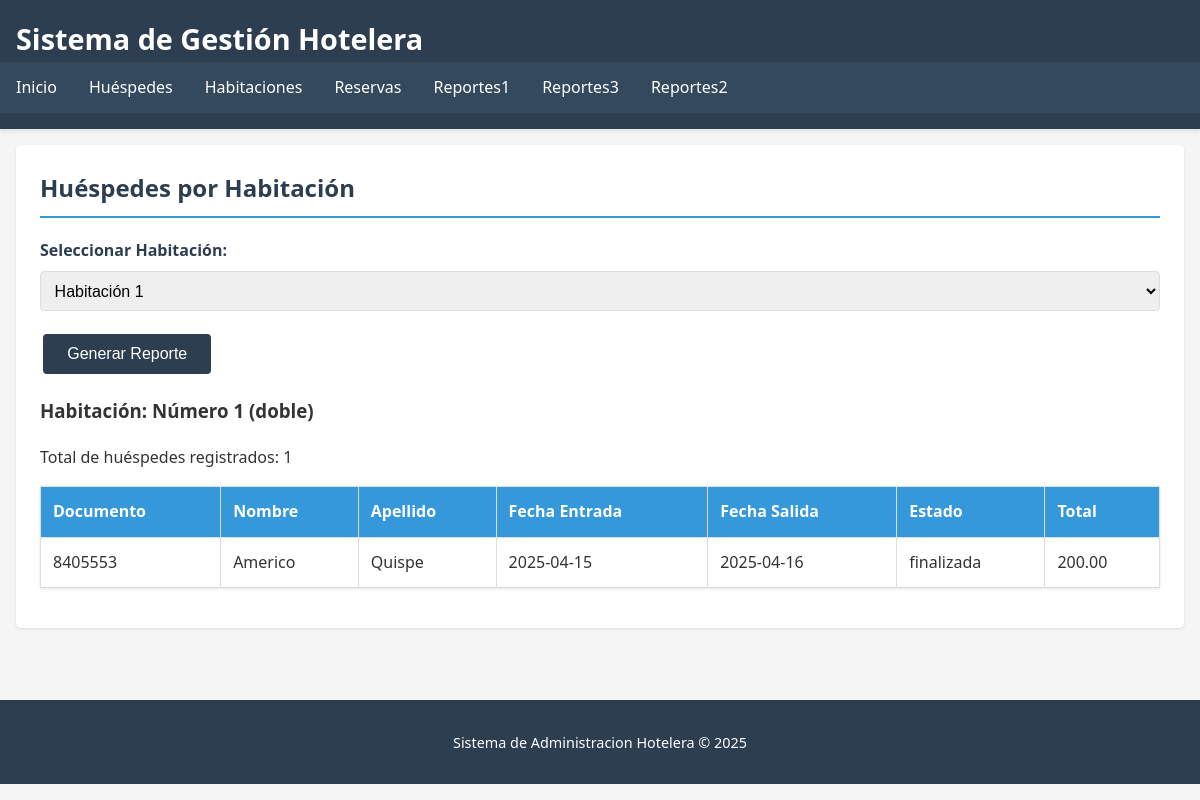
The app's page /reportes/huesped_por_habitacion.php?id_habitacion=31 with its own data.
### tables this page shows
CREATE TABLE `habitaciones` (
  `id_habitacion` int(11) NOT NULL,
  `numero` varchar(10) DEFAULT NULL,
  `tipo` enum('individual','doble','suite') NOT NULL,
  `precio_noche` decimal(10,2) NOT NULL,
  `descripcion` text DEFAULT NULL,
  `estado` enum('disponible','ocupada','mantenimiento') DEFAULT 'disponible'
);

CREATE TABLE `reservas` (
  `id_reserva` int(11) NOT NULL,
  `id_huesped` int(11) NOT NULL,
  `id_habitacion` int(11) NOT NULL,
  `fecha_entrada` date NOT NULL,
  `fecha_salida` date NOT NULL,
  `estado` enum('confirmada','cancelada','finalizada') DEFAULT 'confirmada',
  `total` decimal(10,2) DEFAULT NULL
);

CREATE TABLE `huespedes` (
  `id_huesped` int(11) NOT NULL,
  `nombre` varchar(100) NOT NULL,
  `apellido` varchar(100) NOT NULL,
  `documento` varchar(20) DEFAULT NULL,
  `nacionalidad` varchar(50) DEFAULT NULL,
  `telefono` varchar(15) DEFAULT NULL,
  `email` varchar(100) DEFAULT NULL
);

### reportes/huesped_por_habitacion.php (the view, shortened to what this page needs)
<?php
require_once('../includes/conexion.php');
$query_habitaciones = "SELECT id_habitacion, numero FROM habitaciones ORDER BY numero";
$resultado_habitaciones = mysqli_query($conexion, $query_habitaciones);
$id_habitacion = isset($_GET['id_habitacion']) ? intval($_GET['id_habitacion']) : 0;
if ($id_habitacion > 0) {
    $query_habitacion = "SELECT numero, tipo FROM habitaciones WHERE id_habitacion = $id_habitacion";
    $resultado_habitacion = mysqli_query($conexion, $query_habitacion);
    $habitacion = mysqli_fetch_assoc($resultado_habitacion);
    $query = "SELECT h.id_huesped, h.documento, h.nombre, h.apellido,
                     r.fecha_entrada, r.fecha_salida, r.estado, r.total
              FROM reservas r
              JOIN huespedes h ON r.id_huesped = h.id_huesped
              WHERE r.id_habitacion = $id_habitacion
              ORDER BY r.fecha_entrada DESC";
    $resultado = mysqli_query($conexion, $query);
}
include('../includes/header.php');
?>
<div class="card">
    <h2>Huéspedes por Habitación</h2>
    <form method="get" action="">
        <div class="form-group">
            <label for="id_habitacion">Seleccionar Habitación:</label>
            <select name="id_habitacion" id="id_habitacion" class="form-control" required>
                <?php while ($habitacion_select = mysqli_fetch_assoc($resultado_habitaciones)): ?>
                <option value="<?php echo $habitacion_select['id_habitacion']; ?>" <?php echo ($habitacion_select['id_habitacion'] == $id_habitacion) ? 'selected' : ''; ?>>
                    <?php echo 'Habitación ' . $habitacion_select['numero']; ?>
                </option>
                <?php endwhile; ?>
            </select>
        </div>
        <input type="submit" value="Generar Reporte" class="btn btn-submit">
    </form>
    <?php if ($id_habitacion > 0 && isset($resultado)): ?>
    <div class="reporte-container">
        <h3>Habitación: <?php echo 'Número ' . $habitacion['numero'] . ' (' . $habitacion['tipo'] . ')'; ?></h3>
        <p>Total de huéspedes registrados: <?php echo mysqli_num_rows($resultado); ?></p>
        <table>
            <thead>
                <tr>
                    <th>Documento</th>
                    <th>Nombre</th>
                    <th>Apellido</th>
                    <th>Fecha Entrada</th>
                    <th>Fecha Salida</th>
                    <th>Estado</th>
                    <th>Total</th>
                </tr>
            </thead>
            <tbody>
                <?php if (mysqli_num_rows($resultado) > 0): ?>
                    <?php while ($fila = mysqli_fetch_assoc($resultado)): ?>
                    <tr>
                        <td><?php echo $fila['documento']; ?></td>
                        <td><?php echo $fila['nombre']; ?></td>
                        <td><?php echo $fila['apellido']; ?></td>
                        <td><?php echo $fila['fecha_entrada']; ?></td>
                        <td><?php echo $fila['fecha_salida']; ?></td>
                        <td><?php echo $fila['estado']; ?></td>
                        <td><?php echo number_format($fila['total'], 2); ?></td>
                    </tr>
                    <?php endwhile; ?>
                <?php else: ?>
                    <tr>
                        <td colspan="7">No hay huéspedes registrados en esta habitación.</td>
                    </tr>
                <?php endif; ?>
            </tbody>
        </table>
    </div>
    <?php endif; ?>
</div>
<?php
include('../includes/footer.php');
?>

### css/estilo.css (style rules this page uses)
body { font-family: 'Segoe UI', Tahoma, Geneva, Verdana, sans-serif; line-height: 1.6; margin: 0; padding: 0; color: #333; background-color: #f5f5f5; }
table { width: 100%; border-collapse: collapse; margin: 1rem 0; background: white; box-shadow: 0 1px 3px rgba(0,0,0,0.1); }
table, th, td { border: 1px solid #ddd; }
th, td { padding: 0.75rem; text-align: left; }
th { background-color: #3498db; color: white; }
.btn { display: inline-block; padding: 0.5rem 1rem; margin: 0.2rem; text-decoration: none; border-radius: 4px; font-weight: 500; transition: all 0.3s; border: none; cursor: pointer; }
.form-group { margin-bottom: 1.2rem; }
.form-group label { display: block; margin-bottom: 0.5rem; font-weight: 600; color: #2c3e50; }
.form-control { width: 100%; padding: 0.6rem; border: 1px solid #ddd; border-radius: 4px; font-size: 1rem; transition: border 0.3s; }
.btn-submit { background: #2c3e50; color: white; padding: 0.7rem 1.5rem; font-size: 1rem; }
.card { background: white; border-radius: 5px; box-shadow: 0 1px 3px rgba(0,0,0,0.1); padding: 1.5rem; margin-bottom: 1.5rem; }
.card h2 { margin-top: 0; color: #2c3e50; border-bottom: 2px solid #3498db; padding-bottom: 0.5rem; }

### records on screen
habitaciones: numero "1", tipo "doble"
reservas: id_huesped.documento "8405553", id_huesped.nombre "Americo", id_huesped.apellido "Quispe", fecha_entrada "2025-04-15", fecha_salida "2025-04-16", estado "finalizada", total "200.00"

### other values on screen
mysqli_num_rows($resultado) "1"
